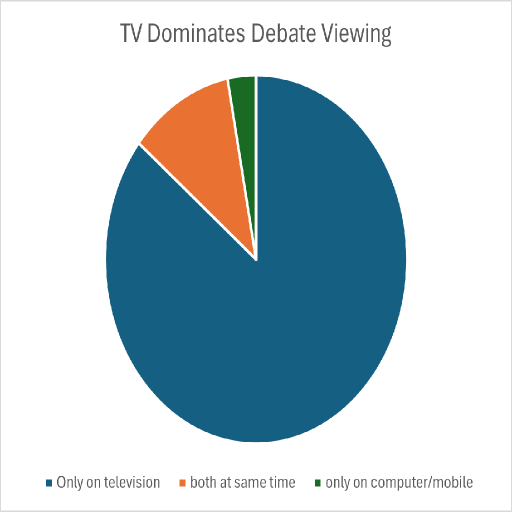
#> input picture pixel/1024/15494.png, 1024 x 1024 px, given as the content of the folder C:/Users/Mijiiii MC/OneDrive/Desktop/FYP/pixel/1024/pie, which was not available (shown at 1/2 size)
$ python resize.py
#> lines starting #> are read from the running program, lines starting #| are printed output that depends on the picture
from PIL import Image
import os

# --- Settings ---
input_folder = r'C:\Users\Mijiiii MC\OneDrive\Desktop\FYP\pixel\1024\pie'       # Folder with original images
output_folder = r'C:\Users\Mijiiii MC\OneDrive\Desktop\FYP\pixel\1024'    # Folder to save resized images
target_size = (800, 800)            # Desired size (width, height)

# Create output folder if it doesn't exist
os.makedirs(output_folder, exist_ok=True)

# Supported image extensions
image_extensions = ['.jpg', '.jpeg', '.png', '.bmp', '.tiff']

# Loop through all files in the input folder
for filename in os.listdir(input_folder):
    if any(filename.lower().endswith(ext) for ext in image_extensions):
        img_path = os.path.join(input_folder, filename)
        img = Image.open(img_path)
#> img is the input picture: PIL image 1024x1024 P; mean R, G, B, A 184.6, 202.2, 208.9, 255

        # Resize the image using LANCZOS (high-quality resampling)
        resized_img = img.resize(target_size, Image.Resampling.LANCZOS)
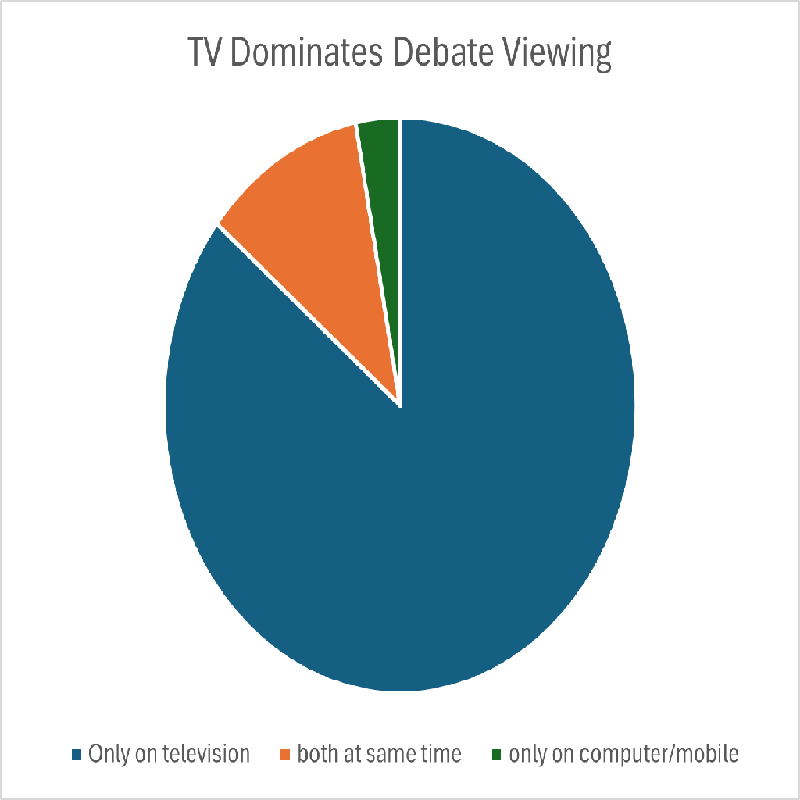
#> resized_img: PIL image 800x800 P; mean R, G, B, A 184.5, 202.1, 208.8, 255; transparent parts drawn white

        # Save to output folder
        output_path = os.path.join(output_folder, filename)
        resized_img.save(output_path)

        print(f"Resized and saved: {filename}")

$ run again, on pixel/1024/multi_col_1119.png
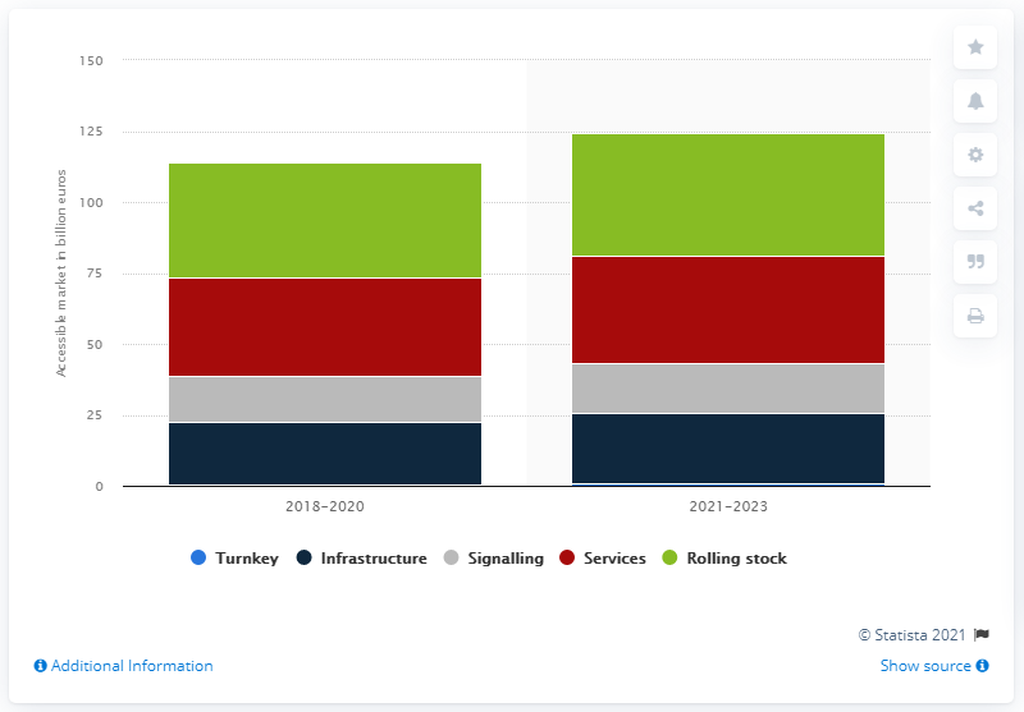
#> input picture pixel/1024/multi_col_1119.png, 1024 x 712 px, given as the content of the folder C:/Users/Mijiiii MC/OneDrive/Desktop/FYP/pixel/1024/pie, which was not available
#> img is the input picture: PIL image 1024x712 RGBA; mean R, G, B, A 215.7, 209.3, 195.5, 255
#> `resized_img = img.resize(target_size, Image.Resampling.LANCZOS)`:
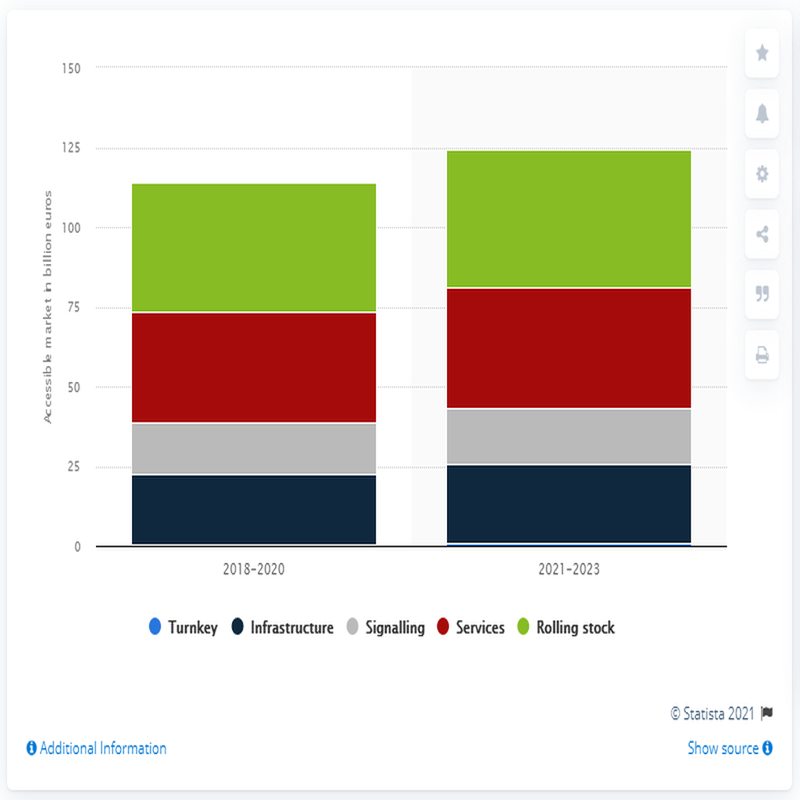
#> resized_img: PIL image 800x800 RGBA; mean R, G, B, A 215.7, 209.2, 195.5, 255

$ run again, on pixel/1024/multi_col_1144.png
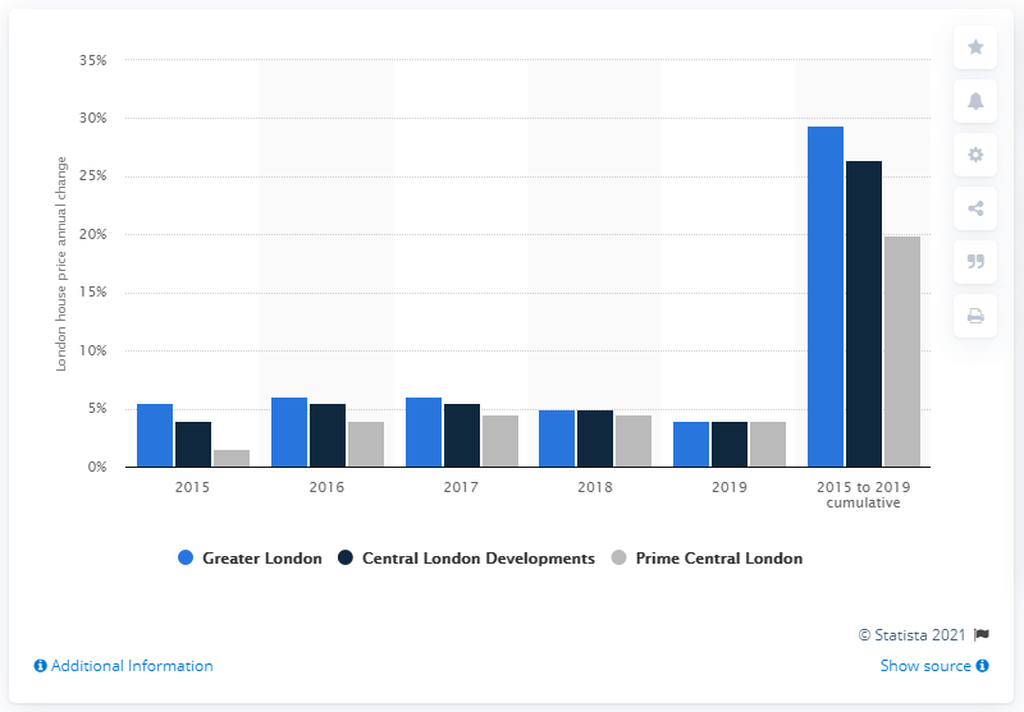
#> input picture pixel/1024/multi_col_1144.png, 1024 x 712 px, given as the content of the folder C:/Users/Mijiiii MC/OneDrive/Desktop/FYP/pixel/1024/pie, which was not available
#> img is the input picture: PIL image 1024x712 RGBA; mean R, G, B, A 235.9, 239.4, 243.6, 255
#> `resized_img = img.resize(target_size, Image.Resampling.LANCZOS)`:
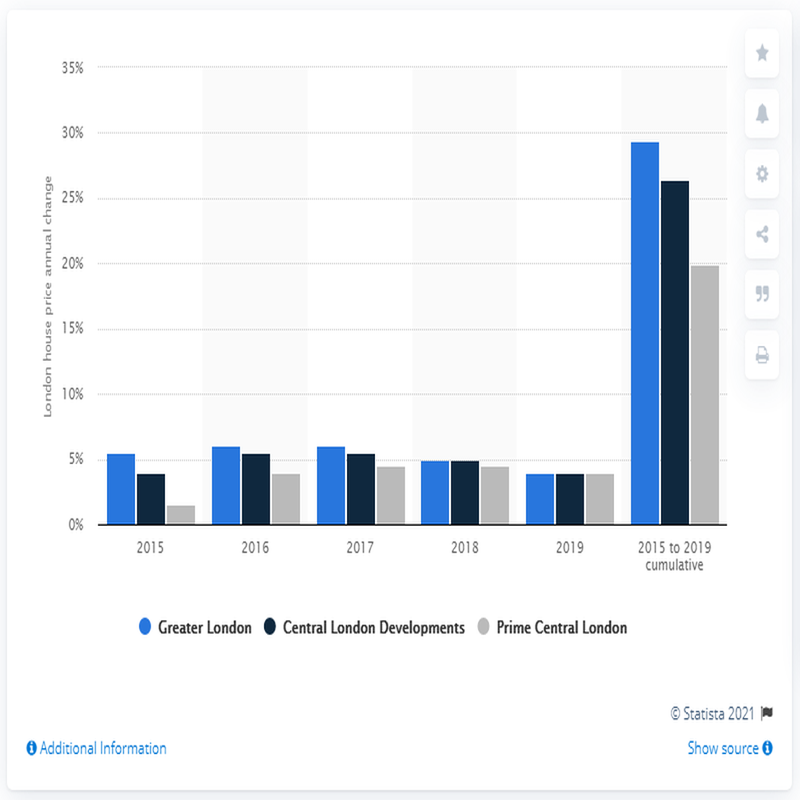
#> resized_img: PIL image 800x800 RGBA; mean R, G, B, A 235.9, 239.4, 243.6, 255

$ run again, on pixel/1024/multi_col_1291.png
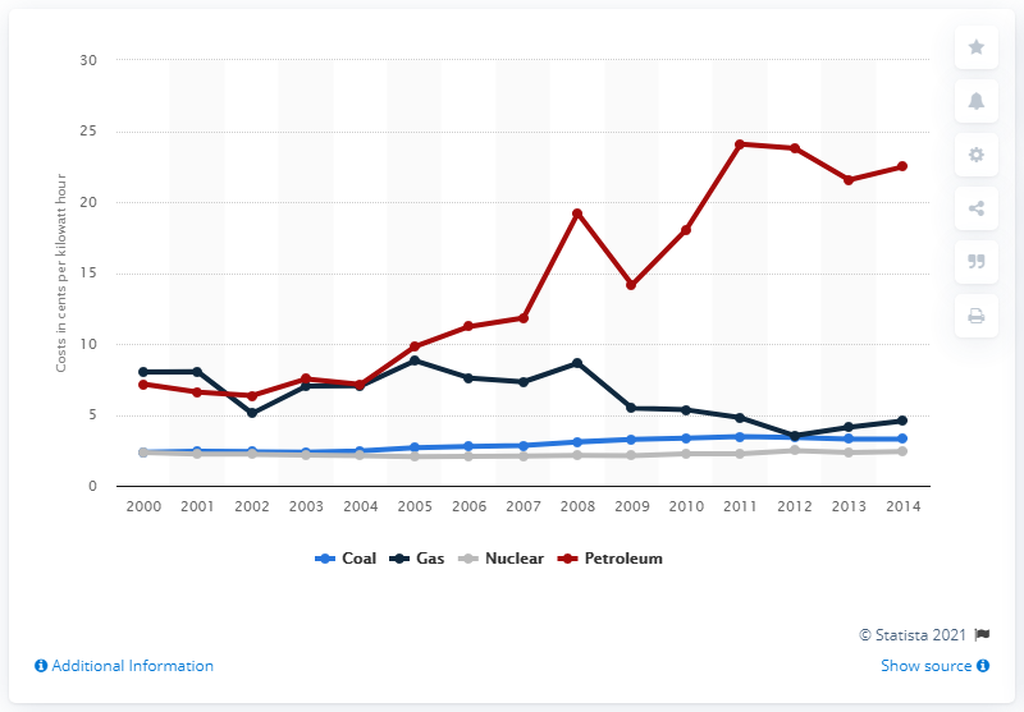
#> input picture pixel/1024/multi_col_1291.png, 1024 x 712 px, given as the content of the folder C:/Users/Mijiiii MC/OneDrive/Desktop/FYP/pixel/1024/pie, which was not available
#> img is the input picture: PIL image 1024x712 RGBA; mean R, G, B, A 247.5, 247.1, 248.1, 255
#> `resized_img = img.resize(target_size, Image.Resampling.LANCZOS)`:
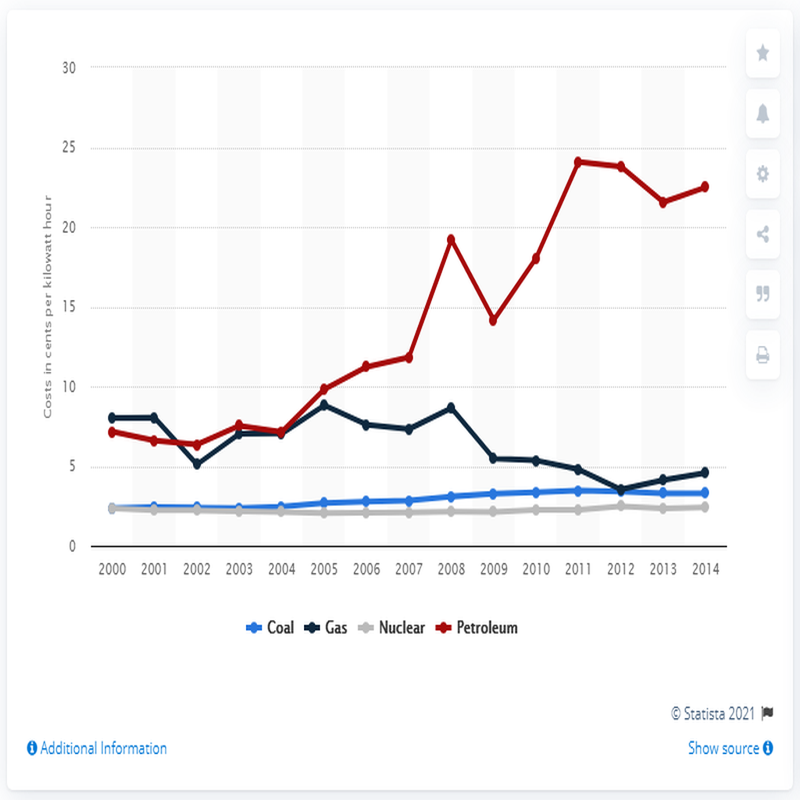
#> resized_img: PIL image 800x800 RGBA; mean R, G, B, A 247.5, 247.1, 248.1, 255
